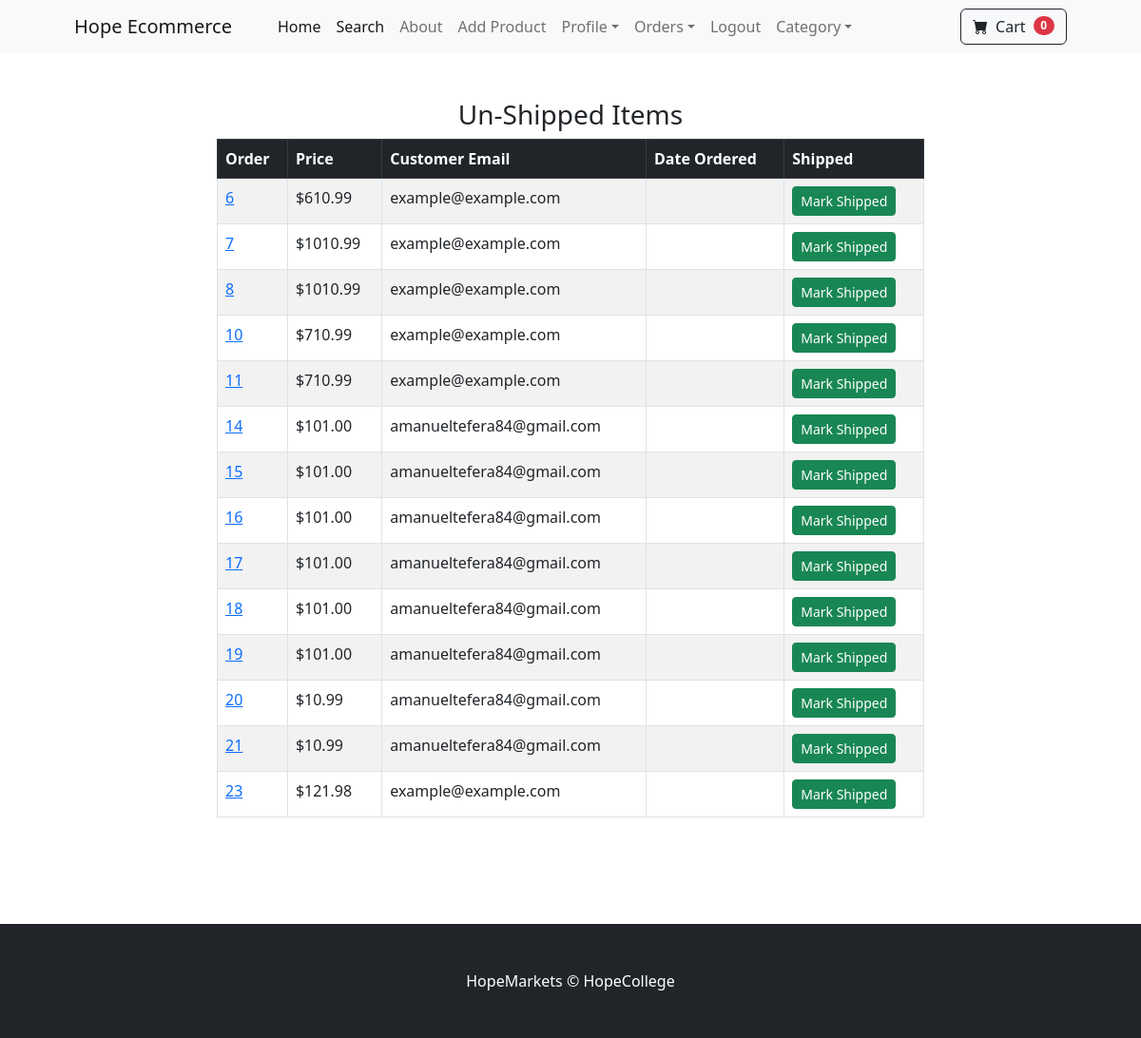
Page /payment/not_shipped_dash (signed in) on the committed database.
### payment/models.py (models this page shows, shortened)
class Order(models.Model):
	user = models.ForeignKey(User, on_delete= models.CASCADE, null=True, blank=True)
	full_name = models.CharField(max_length=300)
	email = models.EmailField(max_length=300)
	shipping_address = models.TextField()
	amount_paid = models.DecimalField(max_digits=7, decimal_places=2)
	date_order = models.DateTimeField(auto_now_add=True)
	shipped = models.BooleanField(default=False)
	date_shipped = models.DateTimeField(blank=True, null=True)

### payment/views.py (the view, shortened to what this page needs)
# urls.py: path('not_shipped_dash', views.not_shipped_dash, name="not_shipped_dash"),
def not_shipped_dash(request):
	if request.user.is_authenticated and request.user.is_superuser:
		orders = Order.objects.filter(shipped=False)
		return render(request, "payment/not_shipped_dash.html", {"orders":orders})
	else:
		messages.success(request, "Access Denied")
		return redirect('home')

### cart/cart.py (called while the page is built)
    def __len__(self):
    	return len(self.cart)

### cart/context_processors.py (called while the page is built)
def cart(request):
	return {'cart': Cart(request)}

### payment/templates/payment/not_shipped_dash.html (shortened to what this page needs)
{% extends 'base.html' %}
{% block content %}
        <div class="container">
          <div class="row">
            <center>
              <div class="col-8">
                <br/><br/>
<h3>Un-Shipped Items</h3>
<table class="table table-striped table-hover table-bordered">
  <thead class="table-dark">
    <tr>
      <th scope="col">Order</th>
      <th scope="col">Price</th>
      <th scope="col">Customer Email</th>
      <th scope="col">Date Ordered</th>
      <th scope="col">Shipped</th>
    </tr>
  </thead>
  <tbody>
    {% for item in orders %}
    <tr>
      <td><a href="{% url 'orders' item.id %}">{{ item.id }}</a></td>
      <td>${{ item.amount_paid }}</td>
      <td>{{ item.email }}</td>
      <td>{{ item.date_ordered }}</td>
      <td>
        <form method="POST">
          <button type="Submit" class="btn btn-success btn-sm">Mark Shipped</button>
        </form>
      </td>
    </tr>
    {% endfor %}
  </tbody>
</table>
<br/><br/>
<br/><br/>
              </div>
            </center>
          </div>
        </div>
{% endblock %}

### rows in the picture
Order: id "6", amount_paid "610.99", email "example@example.com"
Order: id "7", amount_paid "1010.99", email "example@example.com"
Order: id "8", amount_paid "1010.99", email "example@example.com"
Order: id "10", amount_paid "710.99", email "example@example.com"
Order: id "11", amount_paid "710.99", email "example@example.com"
Order: id "14", amount_paid "101.00", email "amanueltefera84@gmail.com"
Order: id "15", amount_paid "101.00", email "amanueltefera84@gmail.com"
Order: id "16", amount_paid "101.00", email "amanueltefera84@gmail.com"
Order: id "17", amount_paid "101.00", email "amanueltefera84@gmail.com"
Order: id "18", amount_paid "101.00", email "amanueltefera84@gmail.com"
Order: id "19", amount_paid "101.00", email "amanueltefera84@gmail.com"
Order: id "20", amount_paid "10.99", email "amanueltefera84@gmail.com"
Order: id "21", amount_paid "10.99", email "amanueltefera84@gmail.com"
Order: id "23", amount_paid "121.98", email "example@example.com"

### other values in the picture
{{ cart|length }} "0"
